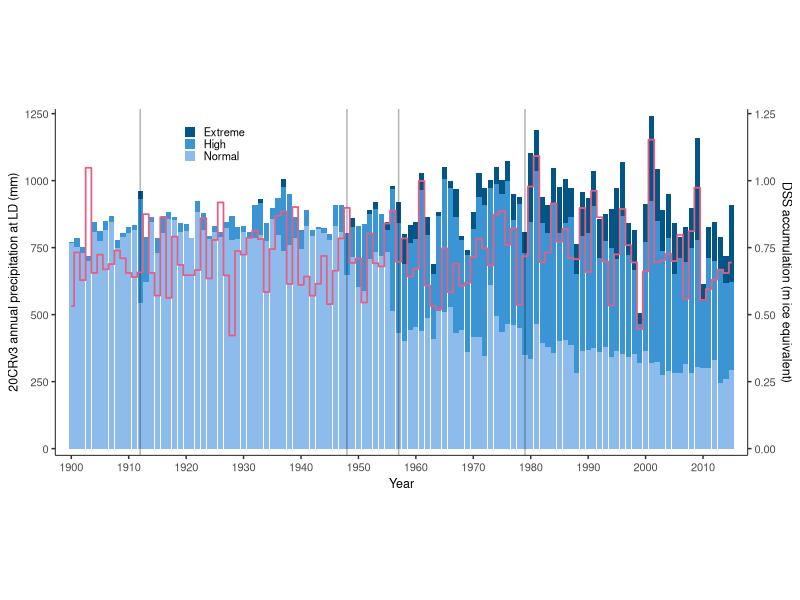
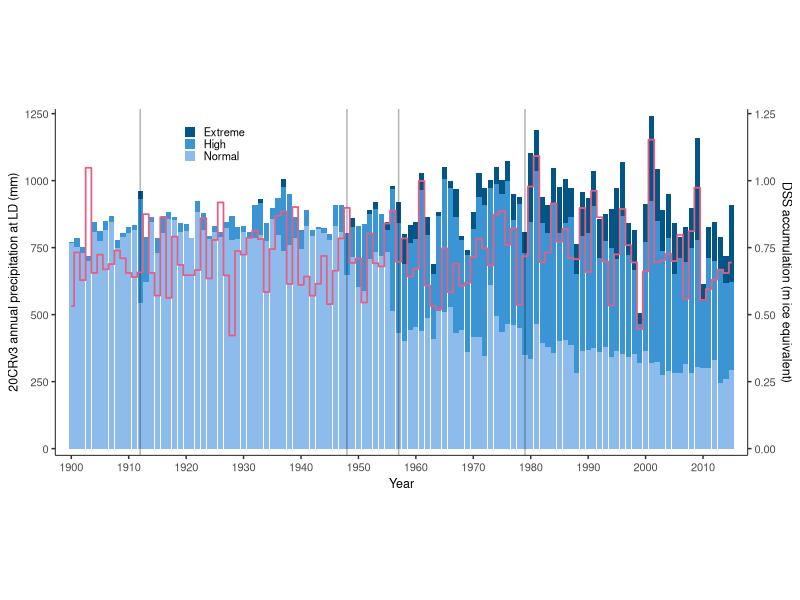

These charts were generated, in order, by the following R code:
## ---- chunk 1
#rm(list = ls()) # clear memory
library(tidyverse)
library(dplyr)
library(ggplot2)
## ---- chunk 2
# this csv contains each day from 1900-01-01 to 2015-12-01, the node, the 20cr precip, the precip type
daily <- read_csv("daily_node_precip.csv")
head(daily)
## ---- chunk 3
annual_PA<-read_csv("annual_accum_precip_LD.csv")
head(annual_PA)
## ---- chunk 4


# make df that shows the total precip for each type by year
E99_LD <- daily %>%
  group_by(Type,year) %>%
  dplyr::summarise(total_precip=sum(precip_daily), count = length(Type))


head(E99_LD)
## ---- chunk 5
# order the levels of type_LD so that it plots with Normal on the bottom, then High, then Extreme
E99_LD$Type<-factor(E99_LD$Type, levels=c("Extreme","High","Normal"))
head(E99_LD)
## ---- chunk 6
ggplot() +
  geom_col(E99_LD, mapping = aes(fill=Type, x=year, y=total_precip)) +
  geom_vline(xintercept=c(1912, 1948, 1957, 1979), alpha=0.3) +
  guides(fill = guide_legend(reverse=TRUE)) +
  scale_fill_manual(values=c(
    "#8DBBEC",
    "#3B94D4",
    "#035586"),
    limits=c("Normal","High","Extreme"),
#labels = c("Normal (<90)","High (90-99)","Extreme (>99)")) +
  labels = c("Normal","High","Extreme")) +
  geom_step(annual_PA, mapping = aes(x=year, y=accum_DSS_m*1000), color = "#EA5D80"
            , size=0.6, direction = "mid"
            ) +
  theme_bw() +
  theme(axis.line = element_line(color='black', size=0.3),
  plot.background = element_blank(),
  panel.grid.major = element_blank(),
  panel.grid.minor = element_blank(),
  panel.border = element_blank(),
  legend.text=element_text(size=8),
  #legend.title=element_text(size=8),
  legend.title=element_blank(),
  axis.title=element_text(size=9),
  axis.text=element_text(size=8),
  aspect.ratio=10/20,
  legend.position = c(0.23, 0.9),
  legend.key.size = unit(0.3, "cm"))  +
  scale_x_continuous(breaks = seq(1900,2015,10), expand = c(0.02,0.02)) +
  scale_y_continuous(
    name = "20CRv3 annual precipitation at LD (mm)",
    sec.axis = sec_axis(~./1000, name = "DSS accumulation (m ice equivalent)"),
    expand = c(0.02, 0.02)
    ) +
  labs(x="Year")

ggsave("fig02_step.pdf", width=8, height=3.5)

## ---- chunk 7
# calculating how much precip of each type contributed to total precip for 1900-2015

E99_LD %>% group_by(Type) %>%
  summarise(precip_by_type = sum(total_precip)) %>%
  mutate(pct = prop.table(precip_by_type))
## ---- chunk 8
# calculating how much precip of each type contributed to total precip for 1900-1956

E99_LD %>% filter( year <= 1956) %>%
  group_by(Type) %>%
  summarise(precip_by_type = sum(total_precip)) %>%
  mutate(pct = prop.table(precip_by_type))
## ---- chunk 9
# calculating how much precip of each type contributed to total precip for 1957-2015

E99_LD %>% filter( year >= 1957) %>%
  group_by(Type) %>%
  summarise(precip_by_type = sum(total_precip)) %>%
  mutate(pct = prop.table(precip_by_type))
